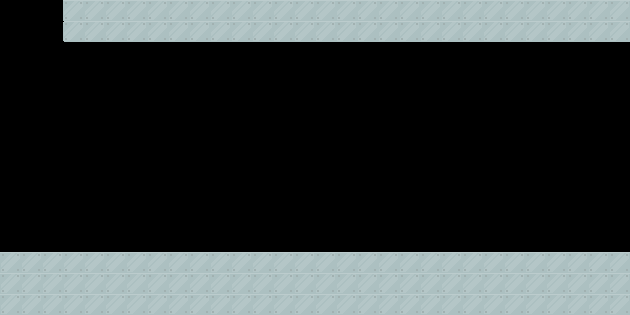

Tiled map render using the project's own tile images. Description and the whole map definition, tile-layer contents included, below:
An orthogonal 30x15 tile map with 21x21 px tiles, 1 tile layer (Capa de patrones 1) and 2 objects.

<map version="1.2" tiledversion="1.3.4" orientation="orthogonal" renderorder="right-down" width="30" height="15" tilewidth="21" tileheight="21" infinite="0" nextlayerid="3" nextobjectid="4">
 <tileset firstgid="1" source="sprites.tsx" />
 <layer id="1" name="Capa de patrones 1" width="30" height="15">
  <data encoding="csv">
0,0,0,737,737,737,737,737,737,737,737,737,737,737,737,737,737,737,737,737,737,737,737,737,737,737,737,737,737,737,
0,0,0,736,737,737,737,737,737,737,737,737,737,737,737,737,737,737,737,737,737,737,737,737,737,737,737,737,737,737,
0,0,0,0,0,0,0,0,0,0,0,0,0,0,0,0,0,0,0,0,0,0,0,0,0,0,0,0,0,0,
0,0,0,0,0,0,0,0,0,0,0,0,0,0,0,0,0,0,0,0,0,0,0,0,0,0,0,0,0,0,
0,0,0,0,0,0,0,0,0,0,0,0,0,0,0,0,0,0,0,0,0,0,0,0,0,0,0,0,0,0,
0,0,0,0,0,0,0,0,0,0,0,0,0,0,0,0,0,0,0,0,0,0,0,0,0,0,0,0,0,0,
0,0,0,0,0,0,0,0,0,0,0,0,0,0,0,0,0,0,0,0,0,0,0,0,0,0,0,0,0,0,
0,0,0,0,0,0,0,0,0,0,0,0,0,0,0,0,0,0,0,0,0,0,0,0,0,0,0,0,0,0,
0,0,0,0,0,0,0,0,0,0,0,0,0,0,0,0,0,0,0,0,0,0,0,0,0,0,0,0,0,0,
0,0,0,0,0,0,0,0,0,0,0,0,0,0,0,0,0,0,0,0,0,0,0,0,0,0,0,0,0,0,
0,0,0,0,0,0,0,0,0,0,0,0,0,0,0,0,0,0,0,0,0,0,0,0,0,0,0,0,0,0,
0,0,0,0,0,0,0,0,0,0,0,0,0,0,0,0,0,0,0,0,0,0,0,0,0,0,0,0,0,0,
737,737,737,737,737,737,737,737,737,737,737,737,737,737,737,737,737,737,737,737,737,737,737,737,737,737,737,737,737,737,
737,737,737,737,737,737,737,737,737,737,737,737,737,737,737,737,737,737,737,737,737,737,737,737,737,737,737,737,737,737,
737,737,737,737,737,737,737,737,737,737,737,737,737,737,737,737,737,737,737,737,737,737,737,737,737,737,737,737,737,737
</data>
 </layer>
 <objectgroup id="2" name="Capa de Objetos 1">
  <object id="2" x="-0.666667" y="252.667" width="630.667" height="60.6667" />
  <object id="3" x="62.6667" y="0.666667" width="566" height="40" />
 </objectgroup>
</map>
